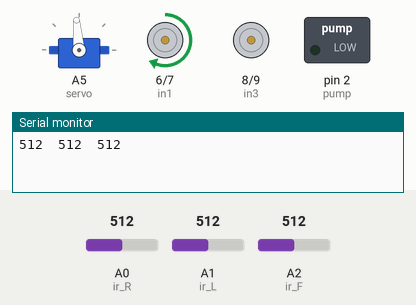
A sketch run on a simulated Arduino Uno, built with avr-gcc and run on an emulated ATmega328P. Shown: servo, motor-driver pin pairs drawn as motors (green arrow = first pin HIGH = forward, orange = second pin HIGH = backward, longer = more drive, scaled by the enable pin), switched loads named in the sketch (green lamp = pin HIGH), the last lines printed to the serial monitor. Wiring (inferred from the names in the program): servo: signal A5. Inputs (shaded band) come from the test bench; at power-on: A0 (ir_R) = 512, A2 (ir_F) = 512, A1 (ir_L) = 512. Servo pulses on a pin are drawn as a servo (544–2400 µs = 0–180°); pins used as bus, display or sensor lines are not drawn.

Above: at 3.1 s.
4.0 s: A0 (ir_R) set to 692
7.5 s: A0 (ir_R) set to 711
At 8.0 s:
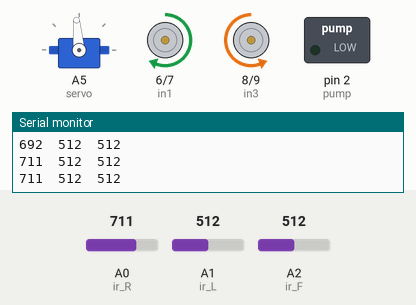
9.1 s: A2 (ir_F) set to 362
10.6 s: A2 (ir_F) set to 340
At 11.3 s:
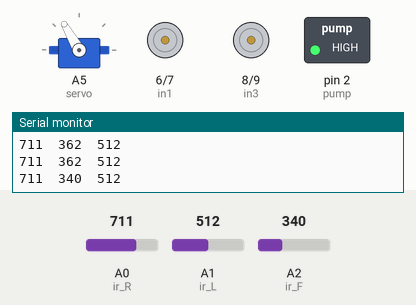
14.1 s: A2 (ir_F) set to 810
At 14.25 s:
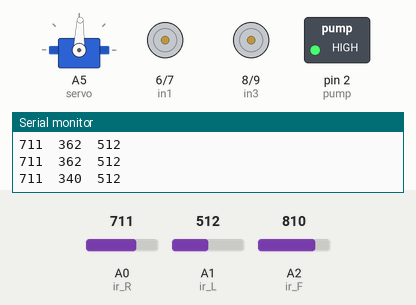
18.1 s: A1 (ir_L) set to 693
21.6 s: A1 (ir_L) set to 710
At 23.0 s:
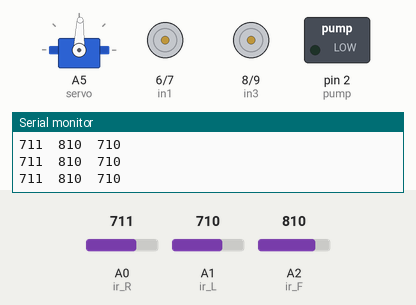
Timing chart, 0 to 24.5 s (numbered marks = the images above; inputs shaded):
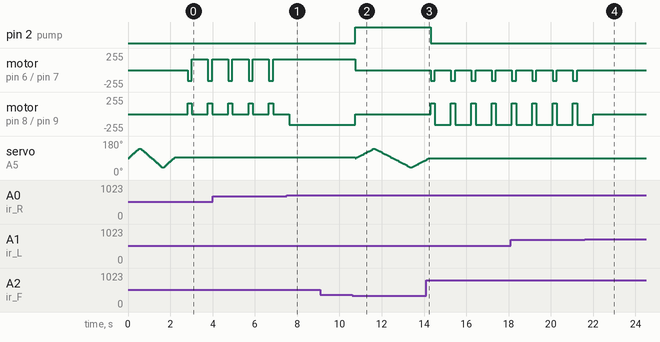

Measured:
- the behaviour switches between 700 and 701 on A0 (ir_R) (found by bisection; images 0 and 1)
- the behaviour switches between 350 and 349 on A2 (ir_F) (found by bisection; images 1 and 2)
- the behaviour switches between 700 and 701 on A1 (ir_L) (found by bisection; images 3 and 4)
- after the input at 7.5 s, motor on pin 6 (in1) / pin 7 (in2): stops changing and stays forward 160/255
- after the input at 10.6 s, pin 2 (pump): LOW → HIGH after 0.15 s; motor on pin 6 (in1) / pin 7 (in2): forward 160/255 → stopped after 0.15 s; motor on pin 8 (in3) / pin 9 (in4): backward 160/255 → stopped after 0.15 s
- after the input at 14.1 s, pin 2 (pump): HIGH → LOW after 0.21 s; motor on pin 6 (in1) / pin 7 (in2): alternates backward 160/255 for 0.20 s and stopped for 0.76 s, starting after 0.21 s
- after the input at 21.6 s, motor on pin 6 (in1) / pin 7 (in2): stops changing and stays stopped
- by itself, motor on pin 6 (in1) / pin 7 (in2): alternates forward 160/255 for 0.76 s and backward 160/255 for 0.20 s

The sketch:

sketch_mar15a.ino
```cpp
#include <Servo.h>

// === 1. Definitions ===
// Define pins connected to motors, sensors, servo, and pump

#define enA   5     // Enable pin for Motor A (PWM)
#define in1   6     // Direction control pin IN1 for Motor A
#define in2   7     // Direction control pin IN2 for Motor A
#define in3   8     // Direction control pin IN3 for Motor B
#define in4   9     // Direction control pin IN4 for Motor B
#define enB   10    // Enable pin for Motor B (PWM)

#define ir_R  A0    // IR flame sensor - Right
#define ir_L  A1    // IR flame sensor - Left
#define ir_F  A2    // IR flame sensor - Front

#define servo A5    // Servo control pin
#define pump  2     // Pump control pin (fire extinguisher)


// === 2. Global Variables ===
// Variables used throughout the program

int Speed = 160;    // Motor speed (PWM value from 0 to 255)
int s1, s2, s3;     // IR sensor readings: right, front, and left


// === 3. Helper Functions ===

// Sends a pulse to the servo to move to a specific angle
void servoPulse(int pin, int angle) {
  int pwm = (angle * 11) + 500;     // Convert angle to pulse width in microseconds
  digitalWrite(pin, HIGH);
  delayMicroseconds(pwm);
  digitalWrite(pin, LOW);
  delay(50);                  // Small delay for servo movement
}

// Move forward
void forword() {
  digitalWrite(in1, HIGH);    // Right motor forward
  digitalWrite(in2, LOW);     // Right motor backward
  digitalWrite(in3, LOW);     // Left motor backward
  digitalWrite(in4, HIGH);    // Left motor forward
}

// Move backward
void backword() {
  digitalWrite(in1, LOW);     // Right motor forward
  digitalWrite(in2, HIGH);    // Right motor backward
  digitalWrite(in3, HIGH);    // Left motor backward
  digitalWrite(in4, LOW);     // Left motor forward
}

// Turn left
void turnLeft() {
  digitalWrite(in1, LOW);     // Right motor forward
  digitalWrite(in2, LOW);     // Right motor backward
  digitalWrite(in3, LOW);     // Left motor backward
  digitalWrite(in4, HIGH);    // Left motor forward
}

// Turn right
void turnRight() {
  digitalWrite(in1, HIGH);    // Right motor forward
  digitalWrite(in2, LOW);     // Right motor backward
  digitalWrite(in3, LOW);     // Left motor backward
  digitalWrite(in4, LOW);     // Left motor forward
}

// Stop all motors
void Stop() {
  digitalWrite(in1, LOW);     // Right motor forward
  digitalWrite(in2, LOW);     // Right motor backward
  digitalWrite(in3, LOW);     // Left motor backward
  digitalWrite(in4, LOW);     // Left motor forward
}


// === 4. Setup ===
// Runs once at startup

void setup() {
  Serial.begin(9600);         // Initialize serial communication for debugging

  // Set sensor pins as input
  pinMode(ir_R, INPUT);
  pinMode(ir_F, INPUT);
  pinMode(ir_L, INPUT);

  // Set motor control pins as output
  pinMode(enA, OUTPUT);
  pinMode(in1, OUTPUT);
  pinMode(in2, OUTPUT);
  pinMode(in3, OUTPUT);
  pinMode(in4, OUTPUT);
  pinMode(enB, OUTPUT);

  // Set servo and pump pins as output
  pinMode(servo, OUTPUT);
  pinMode(pump, OUTPUT);

  // Set initial motor speed using PWM
  analogWrite(enA, Speed);
  analogWrite(enB, Speed);

  // Servo sweep (initial test or scanning motion)
  for (int angle = 90; angle <= 140; angle += 5) {
    servoPulse(servo, angle);
  }
  for (int angle = 140; angle >= 40; angle -= 5) {
    servoPulse(servo, angle);
  }
  for (int angle = 40; angle <= 95; angle += 5) {
    servoPulse(servo, angle);
  }

  delay(500);
}


// === 5. Main Loop ===
// Continuously checks sensors and acts accordingly

void loop() {
  // Read values from the IR flame sensors
  s1 = analogRead(ir_R);      // Right sensor
  s2 = analogRead(ir_F);      // Front sensor
  s3 = analogRead(ir_L);      // Left sensor

  // Display sensor readings in Serial Monitor (for debugging)
  Serial.print(s1); Serial.print("\t");
  Serial.print(s2); Serial.print("\t");
  Serial.println(s3);
  delay(50);

  // === Fire Detected ===

  if (s1 < 250) {       // Fire detected on the right
    Stop();
    digitalWrite(pump, HIGH);  // Turn on pump

    for (int angle = 90; angle >= 40; angle -= 3) {
      servoPulse(servo, angle);
    }
    for (int angle = 40; angle <= 90; angle += 3) {
      servoPulse(servo, angle);
    }
  }
  else if (s2 < 350) {   // Fire detected in front
    Stop();
    digitalWrite(pump, HIGH);

    for (int angle = 90; angle <= 140; angle += 3) {
      servoPulse(servo, angle);
    }
    for (int angle = 140; angle >= 40; angle -= 3) {
      servoPulse(servo, angle);
    }
    for (int angle = 40; angle <= 90; angle += 3) {
      servoPulse(servo, angle);
    }
  }
  else if (s3 < 250) {  // Fire detected on the left
    Stop();
    digitalWrite(pump, HIGH);

    for (int angle = 90; angle <= 140; angle += 3) {
      servoPulse(servo, angle);
    }
    for (int angle = 140; angle >= 90; angle -= 3) {
      servoPulse(servo, angle);
    }
  }

  // === No Fire Detected: Navigate based on IR levels ===

  else if (s1 >= 251 && s1 <= 700) {
    digitalWrite(pump, LOW);
    backword();
    delay(200);
    turnRight();
    delay(700);
  }
  else if (s2 >= 251 && s2 <= 800) {
    digitalWrite(pump, LOW);
    forword();
    delay(200);
  }
  else if (s3 >= 251 && s3 <= 700) {
    digitalWrite(pump, LOW);
    backword();
    delay(200);
    turnLeft();
    delay(700);
  }
  else {
    // If no flame or signal detected, stop movement and turn off pump
    digitalWrite(pump, LOW);
    Stop();
  }

  delay(10);      // Small delay before next loop cycle
}
```
